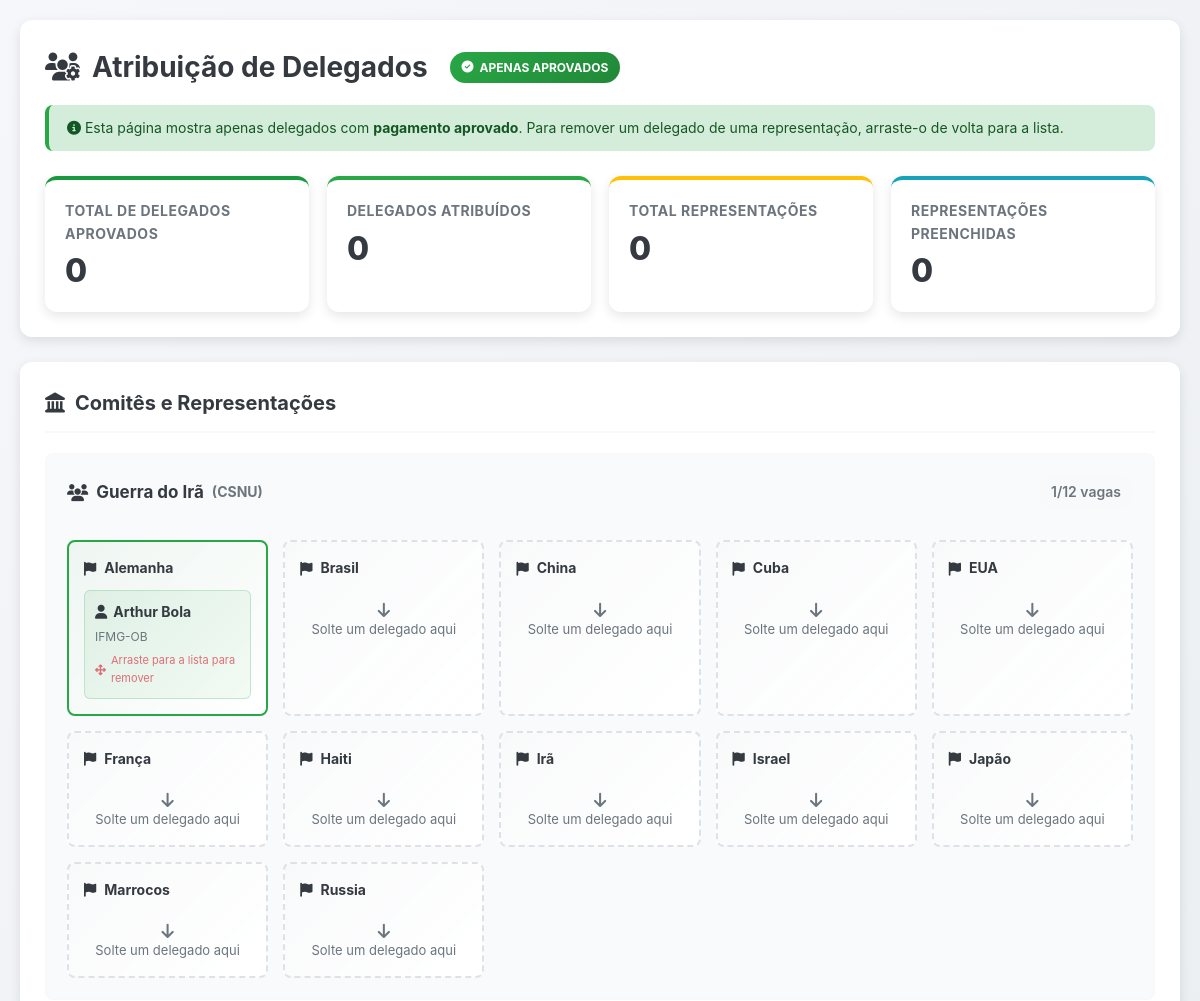
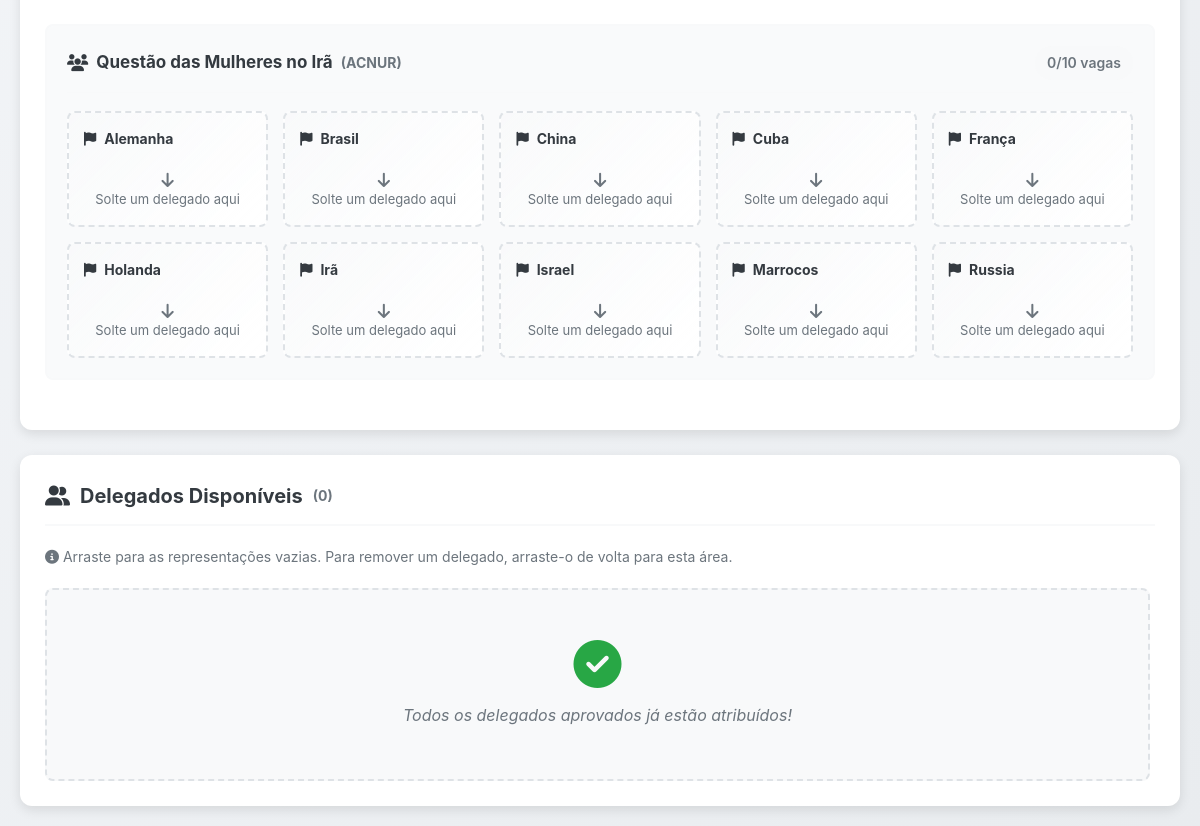
/pages/analiseDelegados.php (signed in), run on an earlier commit of the app's database (2 pictures, top to bottom).
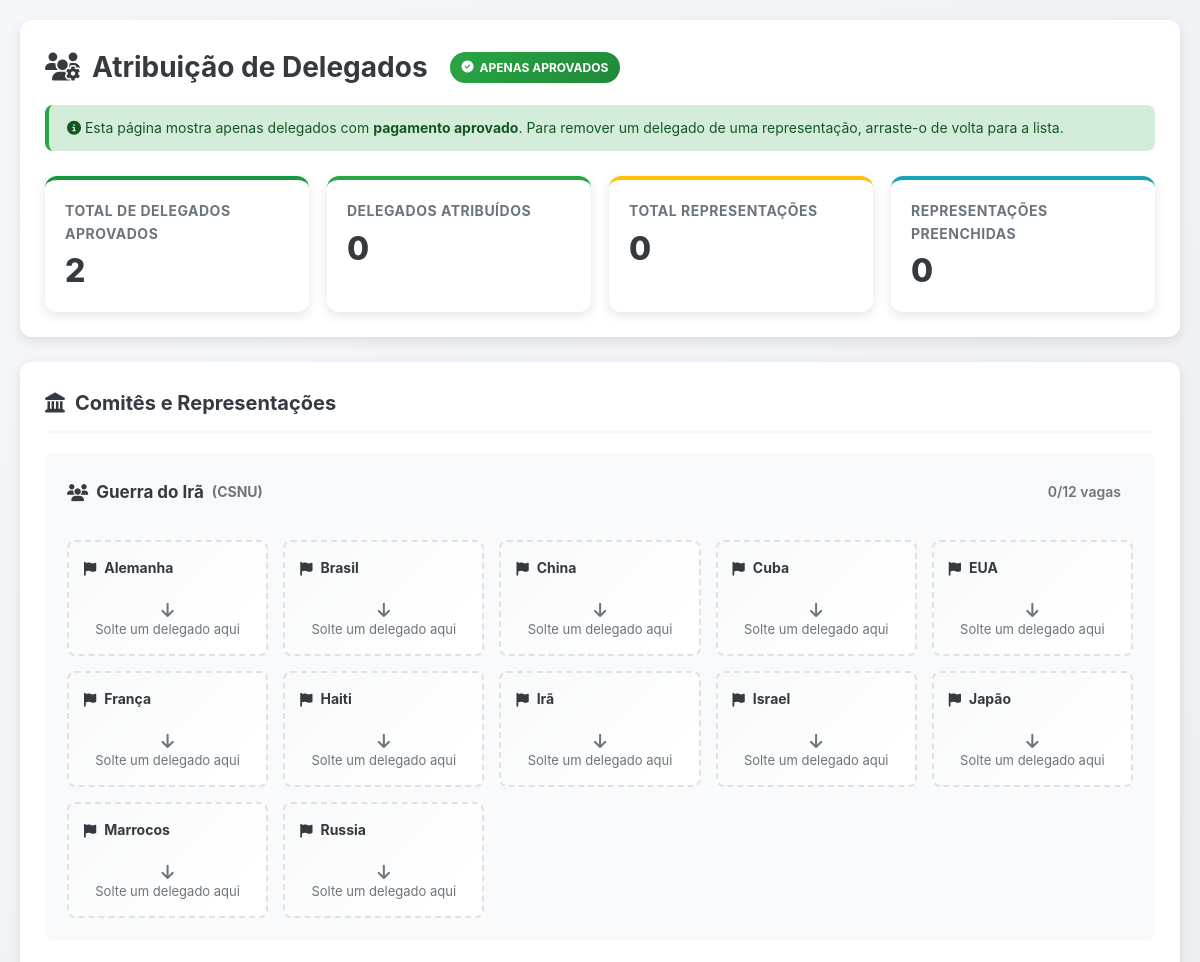
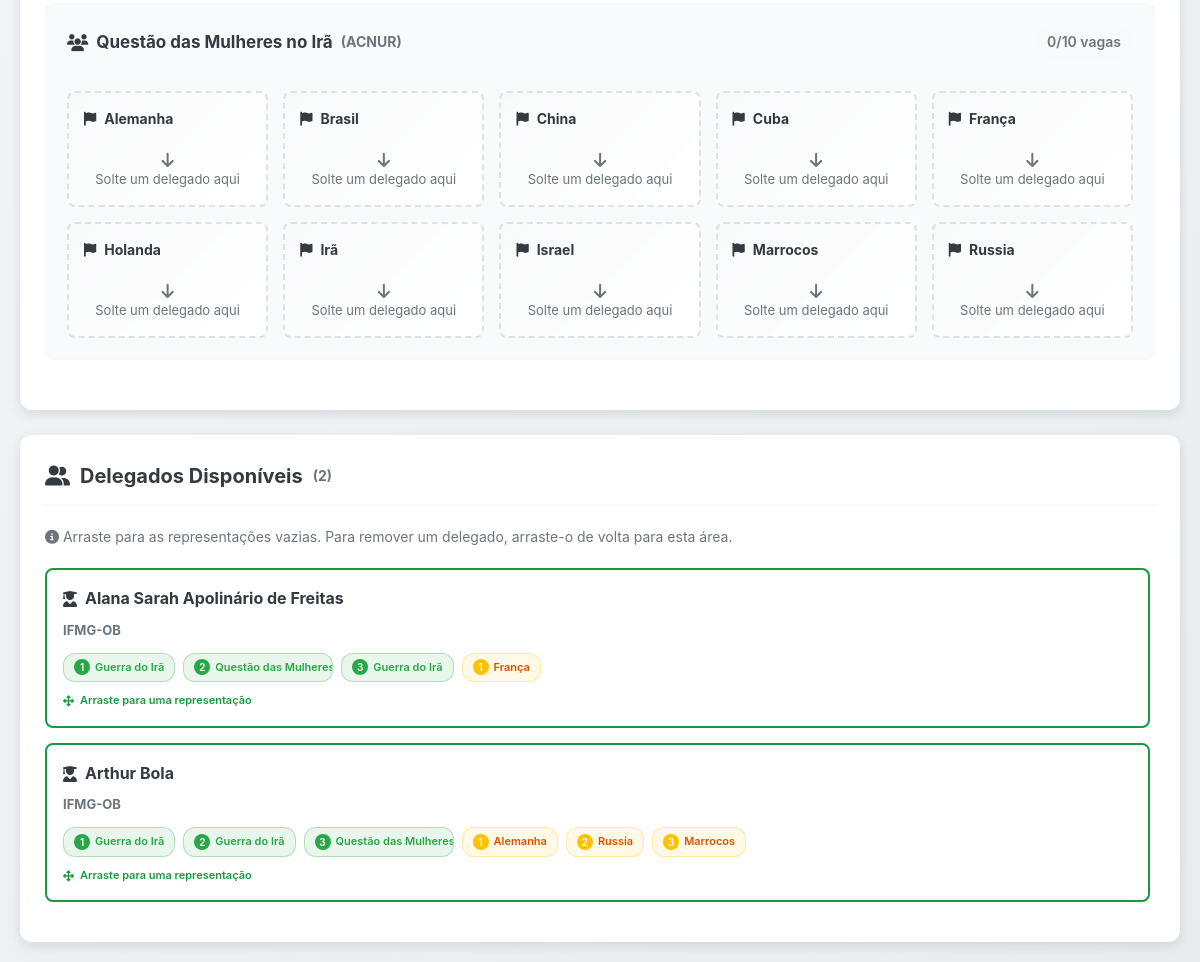
And on a later commit of the database (2 pictures, top to bottom).
### tables this page shows
CREATE TABLE `comite` (
  `id_comite` int(11) NOT NULL,
  `id_unif` int(11) DEFAULT NULL,
  `cpf_d1` varchar(14) NOT NULL,
  `cpf_d2` varchar(14) NOT NULL,
  `cpf_d3` varchar(14) NOT NULL,
  `tipo_comite` varchar(100) DEFAULT NULL,
  `nome_comite` varchar(100) DEFAULT NULL,
  `data_comite` date DEFAULT NULL,
  `num_delegados` int(11) DEFAULT NULL,
  `descricao_comite` varchar(1000) DEFAULT NULL,
  `status` enum('pendente','aprovado','reprovado','em_andamento') DEFAULT 'pendente'
);

CREATE TABLE `representacao` (
  `id_representacao` int(11) NOT NULL,
  `nome_representacao` varchar(100) NOT NULL,
  `id_comite` int(11) NOT NULL,
  `id_unif` int(11) NOT NULL,
  `cpf_delegado` varchar(14) DEFAULT NULL COMMENT 'CPF do delegado atribuído à esta representação.'
);

CREATE TABLE `usuario` (
  `cpf` varchar(14) NOT NULL,
  `nome` varchar(100) DEFAULT NULL,
  `email` varchar(100) DEFAULT NULL,
  `email_instituicao` varchar(100) DEFAULT NULL,
  `restricao_alimentar` varchar(100) DEFAULT NULL,
  `alergia` varchar(100) DEFAULT NULL,
  `telefone` varchar(14) DEFAULT NULL,
  `telefone_instituicao` varchar(20) DEFAULT NULL,
  `senha` varchar(20) DEFAULT NULL,
  `instituicao` varchar(100) DEFAULT NULL,
  `adm` tinyint(1) DEFAULT 0,
  `senha_hash` varchar(255) DEFAULT NULL,
  `professor` enum('aprovado','pendente','reprovado','aluno') DEFAULT 'aluno'
);

CREATE TABLE `delegado` (
  `cpf` varchar(14) NOT NULL,
  `id_comite` int(11) DEFAULT NULL,
  `representacao` int(11) DEFAULT NULL,
  `comite_desejado` int(11) DEFAULT NULL,
  `primeira_op_representacao` int(11) DEFAULT NULL,
  `segunda_op_representacao` int(11) DEFAULT NULL,
  `terceira_op_representacao` int(11) DEFAULT NULL,
  `segunda_op_comite` int(11) DEFAULT NULL,
  `terceira_op_comite` int(11) DEFAULT NULL,
  `id_delegacao` int(11) DEFAULT NULL,
  `pdf_pagamento` varchar(200) DEFAULT NULL COMMENT 'Caminho PDF do comprovante de matrícula/delegação',
  `status_pagamento` enum('pendente','aprovado','reprovado') DEFAULT 'pendente' COMMENT 'Status da verificação do PDF',
  `aprovado_delegacao` enum('individual','pendente','aprovado','reprovado') DEFAULT 'individual' COMMENT 'Status da delegação: individual, pendente, aprovado, reprovado'
);

### pages/analiseDelegados.php (the view, shortened to what the changed rows need)
<?php
require_once 'php/conexao.php';
$comites = [];
$delegados_sem_representacao = [];
$estatisticas = [];
$current_unif_id = 1;
if ($conn && $conn->connect_error === null) {
    $sql_unif = "SELECT id_unif FROM unif ORDER BY data_inicio_unif DESC LIMIT 1";
    $result_unif = $conn->query($sql_unif);
    if ($result_unif && $result_unif->num_rows > 0) {
        $unif_data = $result_unif->fetch_assoc();
        $current_unif_id = $unif_data['id_unif'];
    }
    $sql_comites = "
        SELECT
            c.id_comite,
            c.nome_comite,
            c.tipo_comite,
            c.num_delegados,
            COUNT(r.id_representacao) as total_representacoes,
            SUM(CASE WHEN r.cpf_delegado IS NOT NULL THEN 1 ELSE 0 END) as representacoes_preenchidas
        FROM comite c
        LEFT JOIN representacao r ON c.id_comite = r.id_comite
        WHERE c.id_unif = ?
        AND c.status = 'aprovado'
        GROUP BY c.id_comite
        ORDER BY c.nome_comite";
    $stmt_comites = $conn->prepare($sql_comites);
    $stmt_comites->bind_param("i", $current_unif_id);
    $stmt_comites->execute();
    $result_comites = $stmt_comites->get_result();
    if ($result_comites && $result_comites->num_rows > 0) {
        while ($row = $result_comites->fetch_assoc()) {
            $comites[$row['id_comite']] = $row;
            $sql_representacoes = "
                SELECT
                    r.id_representacao,
                    r.nome_representacao,
                    r.cpf_delegado,
                    u.nome as nome_delegado,
                    u.instituicao,
                    u.cpf as cpf_delegado_full
                FROM representacao r
                LEFT JOIN usuario u ON r.cpf_delegado = u.cpf
                WHERE r.id_comite = ?
                ORDER BY r.nome_representacao";
            $stmt_rep = $conn->prepare($sql_representacoes);
            $stmt_rep->bind_param("i", $row['id_comite']);
            $stmt_rep->execute();
            $result_rep = $stmt_rep->get_result();
            $representacoes = [];
            while ($rep = $result_rep->fetch_assoc()) {
                $representacoes[] = $rep;
            }
            $comites[$row['id_comite']]['representacoes'] = $representacoes;
        }
    }
    $sql_delegados_nao_atribuidos = "
        SELECT DISTINCT
            d.cpf,
            u.nome,
            u.email,
            u.telefone,
            u.instituicao,
            u.restricao_alimentar,
            u.alergia,
            d.comite_desejado as comite_op1_id,
            c1.nome_comite as comite_op1_nome,
            d.segunda_op_comite as comite_op2_id,
            c2.nome_comite as comite_op2_nome,
            d.terceira_op_comite as comite_op3_id,
            c3.nome_comite as comite_op3_nome,
            d.primeira_op_representacao as rep_op1_id,
            r1.nome_representacao as rep_op1_nome,
            d.segunda_op_representacao as rep_op2_id,
            r2.nome_representacao as rep_op2_nome,
            d.terceira_op_representacao as rep_op3_id,
            r3.nome_representacao as rep_op3_nome
        FROM delegado d
        JOIN usuario u ON d.cpf = u.cpf
        LEFT JOIN comite c1 ON d.comite_desejado = c1.id_comite
        LEFT JOIN comite c2 ON d.segunda_op_comite = c2.id_comite
        LEFT JOIN comite c3 ON d.terceira_op_comite = c3.id_comite
        LEFT JOIN representacao r1 ON d.primeira_op_representacao = r1.id_representacao
        LEFT JOIN representacao r2 ON d.segunda_op_representacao = r2.id_representacao
        LEFT JOIN representacao r3 ON d.terceira_op_representacao = r3.id_representacao
        WHERE d.status_pagamento = 'aprovado'
        AND (d.cpf NOT IN (SELECT cpf_delegado FROM representacao WHERE cpf_delegado IS NOT NULL)
             OR d.cpf IN (SELECT cpf_delegado FROM representacao WHERE cpf_delegado IS NULL))
        ORDER BY u.nome";
    $result_delegados = $conn->query($sql_delegados_nao_atribuidos);
    if ($result_delegados && $result_delegados->num_rows > 0) {
        while ($row = $result_delegados->fetch_assoc()) {
            $delegados_sem_representacao[] = $row;
        }
    }
    $sql_stats = "
        SELECT
            COUNT(DISTINCT d.cpf) as total_delegados,
            COUNT(DISTINCT CASE WHEN r.cpf_delegado IS NOT NULL THEN d.cpf END) as delegados_atribuidos,
            COUNT(DISTINCT r.id_representacao) as total_representacoes,
            COUNT(DISTINCT CASE WHEN r.cpf_delegado IS NOT NULL THEN r.id_representacao END) as representacoes_preenchidas
        FROM delegado d
        LEFT JOIN representacao r ON d.cpf = r.cpf_delegado
        WHERE d.status_pagamento = 'aprovado'";
    $result_stats = $conn->query($sql_stats);
    if ($result_stats && $result_stats->num_rows > 0) {
        $estatisticas = $result_stats->fetch_assoc();
    }
}
?>
<!DOCTYPE html>
<html lang="pt-BR">
<head>
    <link rel="stylesheet" href="styles/global.css">
    <link rel="stylesheet" href="https://cdnjs.cloudflare.com/ajax/libs/font-awesome/6.4.0/css/all.min.css">
</head>
<body>
    <div class="container">
        <div class="header">
            <h1><i class="fas fa-users-cog"></i> Atribuição de Delegados
                <span class="approved-badge"><i class="fas fa-check-circle"></i> APENAS APROVADOS</span>
            </h1>
            <div class="stats-grid">
                <div class="stat-card total-delegados">
                    <h3>Total de Delegados Aprovados</h3>
                    <div class="number"><?php echo $estatisticas['total_delegados'] ?? 0; ?></div>
                </div>
            </div>
        </div>
        <div class="content">
            <div class="comites-section">
                <h2 class="section-title"><i class="fas fa-landmark"></i> Comitês e Representações</h2>
                <?php if (empty($comites)): ?>
                    <div class="empty-message">
                        <i class="fas fa-inbox fa-3x" style="margin-bottom: 15px;"></i>
                        <p>Nenhum comitê aprovado encontrado.</p>
                    </div>
                <?php else: ?>
                    <?php foreach ($comites as $comite): ?>
                        <div class="comite-card">
                            <div class="comite-header">
                                <div class="comite-title">
                                    <i class="fas fa-users"></i>
                                    <?php echo htmlspecialchars($comite['nome_comite']); ?>
                                    <span style="color: var(--gray); font-size: 14px;">(<?php echo htmlspecialchars($comite['tipo_comite']); ?>)</span>
                                </div>
                                <div class="comite-stats">
                                    <?php echo $comite['representacoes_preenchidas']; ?>/<?php echo $comite['total_representacoes']; ?> vagas
                                </div>
                            </div>
                            <div class="representacoes-grid" data-comite="<?php echo $comite['id_comite']; ?>">
                                <?php foreach ($comite['representacoes'] as $representacao): ?>
                                    <div class="representacao-card <?php echo $representacao['cpf_delegado'] ? 'filled' : 'empty'; ?>"
                                         data-rep-id="<?php echo $representacao['id_representacao']; ?>"
                                         ondragover="allowDrop(event)"
                                         ondragenter="handleDragEnter(event)"
                                         ondragleave="handleDragLeave(event)"
                                         ondrop="dropDelegado(event)">
                                        <div class="rep-nome">
                                            <i class="fas fa-flag"></i>
                                            <?php echo htmlspecialchars($representacao['nome_representacao']); ?>
                                        </div>
                                        <?php if ($representacao['cpf_delegado']): ?>
                                            <div class="delegado-info"
                                                 draggable="true"
                                                 ondragstart="dragDelegadoFromRep(event)"
                                                 data-cpf="<?php echo htmlspecialchars($representacao['cpf_delegado']); ?>">
                                                <div class="name">
                                                    <i class="fas fa-user"></i>
                                                    <?php echo htmlspecialchars($representacao['nome_delegado']); ?>
                                                </div>
                                                <div class="institution">
                                                    <?php echo htmlspecialchars($representacao['instituicao']); ?>
                                                </div>
                                                <div class="remove-hint">
                                                    <i class="fas fa-arrows-alt"></i> Arraste para a lista para remover
                                                </div>
                                            </div>
                                        <?php else: ?>
                                            <div class="empty-rep-message">
                                                <span>Solte um delegado aqui</span>
                                            </div>
                                        <?php endif; ?>
                                    </div>
                                <?php endforeach; ?>
                            </div>
                        </div>
                    <?php endforeach; ?>
                <?php endif; ?>
            </div>
            <div class="delegados-section">
                <h2 class="section-title"><i class="fas fa-user-friends"></i> Delegados Disponíveis
                    <span style="font-size: 14px; color: var(--gray);">(<?php echo count($delegados_sem_representacao); ?>)</span>
                </h2>
                <div class="delegados-list"
                     ondragover="allowDrop(event)"
                     ondragenter="handleDragEnterDelegado(event)"
                     ondragleave="handleDragLeaveDelegado(event)"
                     ondrop="dropToRemove(event)">
                    <?php if (empty($delegados_sem_representacao)): ?>
                        <div class="empty-message">
                            <i class="fas fa-check-circle fa-3x" style="color: var(--success); margin-bottom: 15px;"></i>
                            <p>Todos os delegados aprovados já estão atribuídos!</p>
                        </div>
                    <?php else: ?>
                        <div id="delegadosList">
                            <?php foreach ($delegados_sem_representacao as $delegado): ?>
                                <div class="delegado-card"
                                     draggable="true"
                                     ondragstart="dragDelegado(event)"
                                     data-cpf="<?php echo htmlspecialchars($delegado['cpf']); ?>">
                                    <div class="delegado-nome">
                                        <i class="fas fa-user-graduate"></i>
                                        <?php echo htmlspecialchars($delegado['nome']); ?>
                                    </div>
                                    <div class="delegado-details">
                                        <strong><?php echo htmlspecialchars($delegado['instituicao']); ?></strong>
                                    </div>
                                    <div class="opcoes-grid">
                                        <?php
                                        for ($i = 1; $i <= 3; $i++):
                                            $comite_op = 'comite_op' . $i . '_nome';
                                            if (!empty($delegado[$comite_op])): ?>
                                                <div class="opcao-tag comite" title="<?php echo $i; ?>ª Opção de Comitê: <?php echo htmlspecialchars($delegado[$comite_op]); ?>">
                                                    <span class="opcao-number comite"><?php echo $i; ?></span>
                                                    <span><?php echo htmlspecialchars($delegado[$comite_op]); ?></span>
                                                </div>
                                            <?php endif;
                                        endfor; ?>
                                        <?php
                                        for ($i = 1; $i <= 3; $i++):
                                            $rep_op = 'rep_op' . $i . '_nome';
                                            if (!empty($delegado[$rep_op])): ?>
                                                <div class="opcao-tag representacao" title="<?php echo $i; ?>ª Opção de Representação: <?php echo htmlspecialchars($delegado[$rep_op]); ?>">
                                                    <span class="opcao-number representacao"><?php echo $i; ?></span>
                                                    <span><?php echo htmlspecialchars($delegado[$rep_op]); ?></span>
                                                </div>
                                            <?php endif;
                                        endfor; ?>
                                    </div>
                                    <div class="drag-hint">
                                        <i class="fas fa-arrows-alt"></i> Arraste para uma representação
                                    </div>
                                </div>
                            <?php endforeach; ?>
                        </div>
                    <?php endif; ?>
                </div>
            </div>
        </div>
    </div>
</body>
</html>

What changed in the data, as far as the page shows it:
computed for comite "Guerra do Irã": representacoes_preenchidas "1" → "0"
changed representacao (number 1 of 22 on the later page): usuario.nome "Arthur Bola" → (not shown); usuario.instituicao "IFMG-OB" → (not shown); cpf_delegado "Arraste para a lista para remover" → "Solte um delegado aqui"
now on this page (row edited): delegado: cpf.nome "Alana Sarah Apolinário de Freitas", cpf.instituicao "IFMG-OB", comite.nome_comite "Guerra do Irã", id_comite.nome_comite "Questão das Mulh…", representacao.nome_representacao "França"
now on this page (row edited): delegado: cpf.nome "Arthur Bola", cpf.instituicao "IFMG-OB", comite.nome_comite "Guerra do Irã", comite.nome_comite "Questão das Mulh…", representacao.nome_representacao "Alemanha", representacao.nome_representacao "Russia", representacao.nome_representacao "Marrocos", shown under "Delegados Disponíveis (2)"
Also different on the page:
$estatisticas['total_delegados']: "0" → "2"
count($delegados_sem_representacao): "0" → "2"
text no longer shown: "Todos os delegados aprovados já estão atribuídos!"
